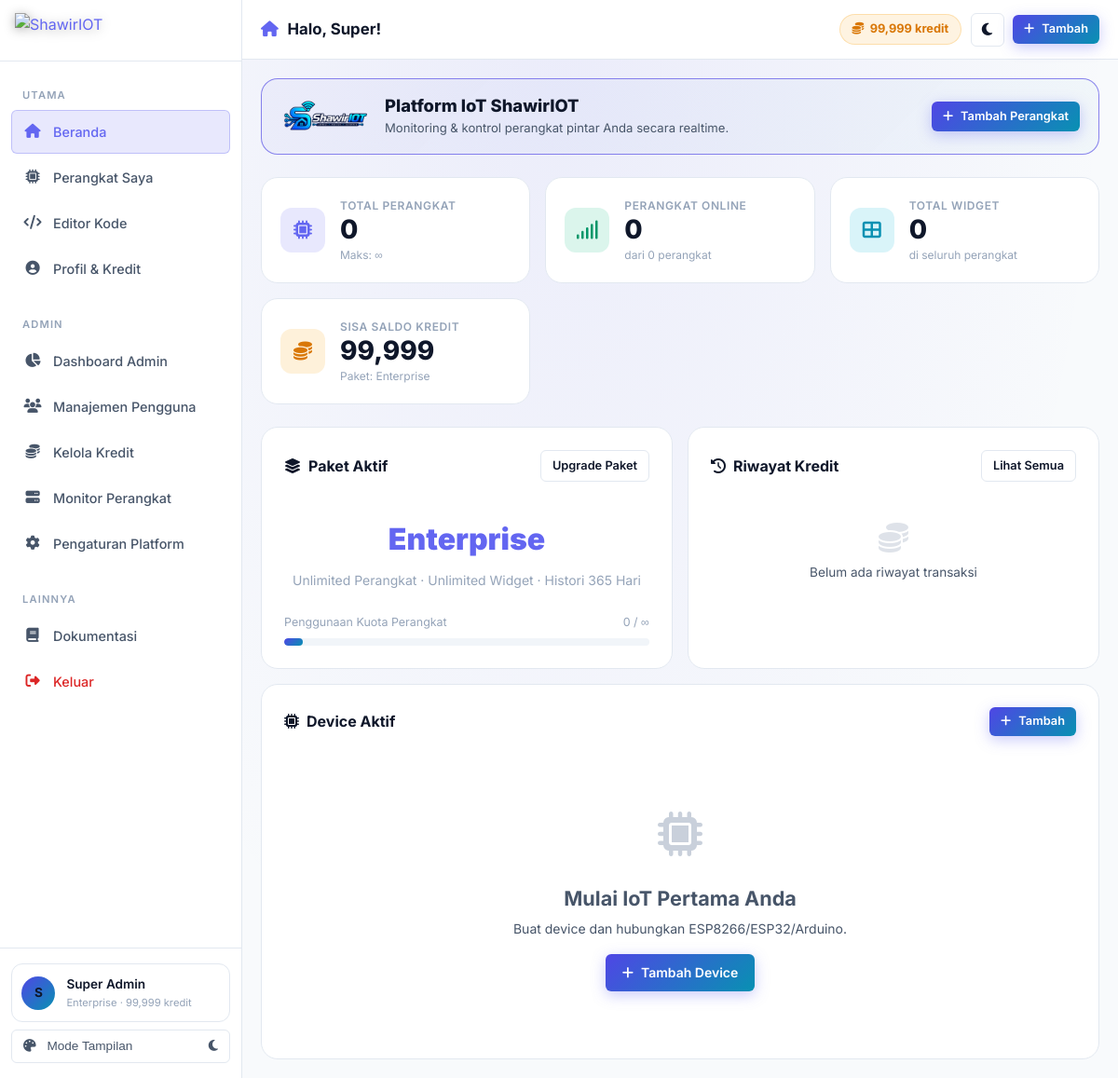
/dashboard.php (signed in), run on the app's committed database.
### tables this page shows
CREATE TABLE IF NOT EXISTS `users` (
  `id` INT UNSIGNED AUTO_INCREMENT PRIMARY KEY,
  `name` VARCHAR(100) NOT NULL,
  `email` VARCHAR(150) NOT NULL UNIQUE,
  `password` VARCHAR(255) NOT NULL,
  `avatar` VARCHAR(255) DEFAULT NULL,
  `role` ENUM('user','admin','superadmin') DEFAULT 'user',
  `plan_id` INT UNSIGNED DEFAULT 1,
  `credits` INT UNSIGNED DEFAULT 0,
  `is_active` TINYINT(1) DEFAULT 1,
  `email_verified_at` TIMESTAMP NULL DEFAULT NULL,
  `remember_token` VARCHAR(100) DEFAULT NULL,
  `last_login_at` TIMESTAMP NULL DEFAULT NULL,
  `last_login_ip` VARCHAR(45) DEFAULT NULL,
  `created_at` TIMESTAMP DEFAULT CURRENT_TIMESTAMP,
  `updated_at` TIMESTAMP DEFAULT CURRENT_TIMESTAMP ON UPDATE CURRENT_TIMESTAMP,
  FOREIGN KEY (`plan_id`) REFERENCES `plans`(`id`) ON UPDATE CASCADE
);

CREATE TABLE IF NOT EXISTS `plans` (
  `id` INT UNSIGNED AUTO_INCREMENT PRIMARY KEY,
  `name` VARCHAR(50) NOT NULL,
  `slug` VARCHAR(50) NOT NULL UNIQUE,
  `credits_required` INT UNSIGNED DEFAULT 0,
  `max_devices` INT UNSIGNED DEFAULT 1,
  `max_widgets_per_device` INT UNSIGNED DEFAULT 5,
  `history_days` INT UNSIGNED DEFAULT 1,
  `description` TEXT,
  `is_active` TINYINT(1) DEFAULT 1,
  `created_at` TIMESTAMP DEFAULT CURRENT_TIMESTAMP
);

### includes/db.php (called while the page is built, shortened)
<?php
class DB {
    private static ?PDO $instance = null;
    public static function getInstance(): PDO {
        if (self::$instance === null) {
            try {
                $dsn = "mysql:host=" . DB_HOST . ";port=" . DB_PORT . ";dbname=" . DB_NAME . ";charset=" . DB_CHARSET;
                self::$instance = new PDO($dsn, DB_USER, DB_PASS, [
                    PDO::ATTR_ERRMODE            => PDO::ERRMODE_EXCEPTION,
                    PDO::ATTR_DEFAULT_FETCH_MODE => PDO::FETCH_ASSOC,
                    PDO::ATTR_EMULATE_PREPARES   => false,
                    PDO::MYSQL_ATTR_INIT_COMMAND => "SET NAMES utf8mb4 COLLATE utf8mb4_unicode_ci"
                ]);
            } catch (PDOException $e) {
                http_response_code(500);
                error_log('Database connection failed: ' . $e->getMessage());
                die(json_encode([
                    'success' => false,
                    'message' => 'Koneksi database gagal. Periksa konfigurasi di includes/config.php.',
                    'error_detail' => $e->getMessage()
                ], JSON_UNESCAPED_UNICODE));
            }
        }
        return self::$instance;
    }
    public static function query(string $sql, array $params = []): PDOStatement {
        $stmt = self::getInstance()->prepare($sql);
        $stmt->execute($params);
        return $stmt;
    }
    public static function row(string $sql, array $params = []): ?array {
        $result = self::query($sql, $params)->fetch();
        return $result ?: null;
    }
    public static function value(string $sql, array $params = []): mixed {
        $result = self::query($sql, $params)->fetchColumn();
        return $result;
    }
    public static function count(string $table, string $where = '1=1', array $params = []): int {
        return (int) self::value("SELECT COUNT(*) FROM `{$table}` WHERE {$where}", $params);
    }
}

### includes/functions.php (called while the page is built, shortened)
<?php
require_once __DIR__ . '/db.php';
function sanitize(string $input): string {
    return htmlspecialchars(strip_tags(trim($input)), ENT_QUOTES, 'UTF-8');
}
function getUserPlan(int $userId): ?array {
    return DB::row("SELECT p.* FROM plans p JOIN users u ON u.plan_id = p.id WHERE u.id = ?", [$userId]);
}
function getSetting(string $key, string $default = ''): string {
    $val = DB::value("SELECT value FROM platform_settings WHERE `key` = ?", [$key]);
    return $val !== false ? $val : $default;
}

### includes/auth.php (called while the page is built, shortened)
<?php
require_once __DIR__ . '/functions.php';
function isLoggedIn(): bool {
    return !empty($_SESSION['user_id']);
}
function isAdmin(): bool {
    return isLoggedIn() && in_array($_SESSION['user_role'] ?? '', ['admin', 'superadmin']);
}
function currentUser(): ?array {
    static $user = null;
    if ($user === null) {
        $user = DB::row(
            "SELECT u.*, p.name as plan_name, p.max_devices, p.max_widgets_per_device, p.history_days
             FROM users u JOIN plans p ON u.plan_id = p.id WHERE u.id = ? AND u.is_active = 1",
            [$_SESSION['user_id']]
        );
    }
    return $user;
}

### dashboard.php (the view, shortened to what this page needs)
<?php
require_once __DIR__ . '/includes/auth.php';
$user  = currentUser();
$plan  = getUserPlan($user['id']);
$totalDevices = DB::count('devices', 'user_id = ? AND is_active = 1', [$user['id']]);
$onlineDevices = DB::count('devices', 'user_id = ? AND is_active = 1 AND is_online = 1', [$user['id']]);
$totalWidgets = (int) DB::value(
    "SELECT COUNT(*) FROM widgets w JOIN dashboards d ON w.dashboard_id = d.id WHERE d.user_id = ?",
    [$user['id']]
);
$devices = DB::rows(
    "SELECT * FROM devices WHERE user_id = ? AND is_active = 1 ORDER BY last_seen DESC LIMIT 6",
    [$user['id']]
);
$transactions = DB::rows(
    "SELECT * FROM credit_transactions WHERE user_id = ? ORDER BY created_at DESC LIMIT 5",
    [$user['id']]
);
?><!DOCTYPE html>
<html lang="id">
<head>
  <link rel="stylesheet" href="assets/css/style.css">
  <link rel="stylesheet" href="assets/css/dashboard.css">
  <link rel="stylesheet" href="https://cdnjs.cloudflare.com/ajax/libs/font-awesome/6.5.0/css/all.min.css">
</head>
<body>
<div class="app-layout">
  <?php include __DIR__ . '/includes/sidebar.php'; ?>
  <div class="main-content">
    <header class="topbar">
      <div class="topbar-left">
        <h1 class="topbar-title">
          <i class="fas fa-home" style="color:var(--primary-light);margin-right:0.35rem"></i>
          Halo, <?= sanitize(explode(' ', $user['name'])[0]) ?>!
        </h1>
      </div>
      <div class="topbar-actions">
        <div class="credit-badge"><i class="fas fa-coins"></i> <?= number_format($user['credits']) ?> kredit</div>
        <button type="button" class="theme-toggle-btn" onclick="toggleTheme()" title="Ubah Tema (Terang / Gelap)">
          <i class="fas fa-moon theme-toggle-icon"></i>
        </button>
        <a href="device.php" class="btn btn-primary btn-sm"><i class="fas fa-plus"></i> <span>Tambah</span></a>
      </div>
    </header>
    <main class="page-content">
      <div class="card mb-3" style="background:var(--grad-card);border-color:var(--border-focus);padding:1rem 1.25rem;display:flex;align-items:center;justify-content:space-between;flex-wrap:wrap;gap:0.75rem">
        <div style="display:flex;align-items:center;gap:1rem">
          <img src="assets/img/logo.png" alt="ShawirIOT" style="height:48px;max-width:180px;object-fit:contain">
          <div>
            <h2 style="font-size:1.15rem;font-weight:800;margin:0">Platform IoT ShawirIOT</h2>
            <p style="font-size:0.82rem;color:var(--text-secondary);margin:2px 0 0">Monitoring & kontrol perangkat pintar Anda secara realtime.</p>
          </div>
        </div>
        <a href="device.php" class="btn btn-primary btn-sm"><i class="fas fa-plus"></i> Tambah Perangkat</a>
      </div>
      <div class="stat-grid">
        <div class="stat-card">
          <div class="stat-icon purple"><i class="fas fa-microchip"></i></div>
          <div class="stat-info">
            <div class="label">Total Perangkat</div>
            <div class="value"><?= $totalDevices ?></div>
            <div class="sub">Maks: <?= $plan['max_devices'] === 9999 ? '∞' : $plan['max_devices'] ?></div>
          </div>
        </div>
        <div class="stat-card">
          <div class="stat-icon green"><i class="fas fa-signal"></i></div>
          <div class="stat-info">
            <div class="label">Perangkat Online</div>
            <div class="value"><?= $onlineDevices ?></div>
            <div class="sub">dari <?= $totalDevices ?> perangkat</div>
          </div>
        </div>
        <div class="stat-card">
          <div class="stat-icon cyan"><i class="fas fa-th-large"></i></div>
          <div class="stat-info">
            <div class="label">Total Widget</div>
            <div class="value"><?= $totalWidgets ?></div>
            <div class="sub">di seluruh perangkat</div>
          </div>
        </div>
        <div class="stat-card">
          <div class="stat-icon amber"><i class="fas fa-coins"></i></div>
          <div class="stat-info">
            <div class="label">Sisa Saldo Kredit</div>
            <div class="value"><?= number_format($user['credits']) ?></div>
            <div class="sub">Paket: <?= $plan['name'] ?></div>
          </div>
        </div>
      </div>
      <div class="grid-2col mb-2">
        <div class="card">
          <div class="card-header">
            <h3 class="card-title"><i class="fas fa-layer-group"></i> Paket Aktif</h3>
            <a href="profile.php" class="btn btn-secondary btn-sm">Upgrade Paket</a>
          </div>
          <div style="text-align:center;padding:1rem 0">
            <div style="font-size:2rem;font-weight:900;color:var(--primary-light)"><?= $plan['name'] ?></div>
            <div style="font-size:0.875rem;color:var(--text-muted);margin:0.5rem 0">
              <?= $plan['max_devices'] === 9999 ? 'Unlimited' : $plan['max_devices'] ?> Perangkat &middot;
              <?= $plan['max_widgets_per_device'] === 9999 ? 'Unlimited' : $plan['max_widgets_per_device'] ?> Widget &middot;
              Histori <?= $plan['history_days'] ?> Hari
            </div>
          </div>
          <?php $pct = $plan['max_devices'] === 9999 ? 5 : min(100, ($totalDevices / $plan['max_devices']) * 100); ?>
          <div style="font-size:0.78rem;color:var(--text-muted);margin-bottom:0.4rem;display:flex;justify-content:space-between">
            <span>Penggunaan Kuota Perangkat</span>
            <span><?= $totalDevices ?> / <?= $plan['max_devices'] === 9999 ? '∞' : $plan['max_devices'] ?></span>
          </div>
          <div style="height:8px;background:var(--bg-input);border-radius:99px;overflow:hidden">
            <div style="height:100%;width:<?= $pct ?>%;background:var(--grad-primary);border-radius:99px;transition:width 1s ease"></div>
          </div>
        </div>
        <div class="card">
          <div class="card-header">
            <h3 class="card-title"><i class="fas fa-history"></i> Riwayat Kredit</h3>
            <a href="profile.php#transactions" class="btn btn-secondary btn-sm">Lihat Semua</a>
          </div>
          <?php if (empty($transactions)): ?>
            <div style="text-align:center;padding:1.5rem;color:var(--text-muted)">
              <i class="fas fa-coins" style="font-size:2rem;opacity:0.3"></i>
              <p style="margin-top:0.5rem;font-size:0.85rem">Belum ada riwayat transaksi</p>
            </div>
          <?php endif; ?>
        </div>
      </div>
      <div class="card">
        <div class="card-header">
          <h3 class="card-title"><i class="fas fa-microchip"></i> Device Aktif</h3>
          <a href="device.php" class="btn btn-primary btn-sm"><i class="fas fa-plus"></i> Tambah</a>
        </div>
        <?php if (empty($devices)): ?>
          <div class="empty-state">
            <div class="empty-icon"><i class="fas fa-microchip"></i></div>
            <h3>Mulai IoT Pertama Anda</h3>
            <p>Buat device dan hubungkan ESP8266/ESP32/Arduino.</p>
            <a href="device.php" class="btn btn-primary mt-2"><i class="fas fa-plus"></i> Tambah Device</a>
          </div>
        <?php endif; ?>
      </div>
    </main>
  </div>
</div>
</body>
</html>

### includes/sidebar.php (shortened to what this page needs)
<?php
$currentPage = basename($_SERVER['PHP_SELF']);
$user_s = currentUser();
$baseUrl = defined('PLATFORM_URL') ? PLATFORM_URL : '';
function navItem(string $href, string $icon, string $label, string $current, string $page): string {
    $active = ($current === $page) ? ' active' : '';
    return "<a href=\"{$href}\" class=\"nav-item{$active}\">
      <span class=\"nav-icon\"><i class=\"fas fa-{$icon}\"></i></span>
      <span>{$label}</span>
    </a>";
}
?>
<aside class="sidebar" id="sidebar">
  <div class="sidebar-logo">
    <a href="<?= $baseUrl ?>/dashboard.php" class="logo-brand-link">
      <img src="<?= $baseUrl ?>/assets/img/logo.png" alt="<?= getSetting('platform_name', 'ShawirIOT') ?>" class="sidebar-logo-img">
    </a>
  </div>
  <nav class="sidebar-nav">
    <div class="nav-section-label">Utama</div>
    <?= navItem($baseUrl . '/dashboard.php', 'home', 'Beranda', $currentPage, 'dashboard.php') ?>
    <?= navItem($baseUrl . '/device.php', 'microchip', 'Perangkat Saya', $currentPage, 'device.php') ?>
    <?= navItem($baseUrl . '/code_editor.php', 'code', 'Editor Kode', $currentPage, 'code_editor.php') ?>
    <?= navItem($baseUrl . '/profile.php', 'user-circle', 'Profil & Kredit', $currentPage, 'profile.php') ?>
    <?php if (isAdmin()): ?>
    <div class="nav-section-label" style="margin-top:1rem">Admin</div>
    <?= navItem($baseUrl . '/admin/index.php', 'chart-pie', 'Dashboard Admin', $currentPage, 'index.php') ?>
    <?= navItem($baseUrl . '/admin/users.php', 'users', 'Manajemen Pengguna', $currentPage, 'users.php') ?>
    <?= navItem($baseUrl . '/admin/credits.php', 'coins', 'Kelola Kredit', $currentPage, 'credits.php') ?>
    <?= navItem($baseUrl . '/admin/devices.php', 'server', 'Monitor Perangkat', $currentPage, 'devices.php') ?>
    <?= navItem($baseUrl . '/admin/settings.php', 'cog', 'Pengaturan Platform', $currentPage, 'settings.php') ?>
    <?php endif; ?>
    <div class="nav-section-label" style="margin-top:1rem">Lainnya</div>
    <a href="#" class="nav-item" onclick="event.preventDefault();window.open('https://github.com/Shawir1312/IOT-SHAWIR','_blank')">
      <span class="nav-icon"><i class="fas fa-book"></i></span>
      <span>Dokumentasi</span>
    </a>
    <a href="<?= $baseUrl ?>/logout.php" class="nav-item" style="color:var(--danger)">
      <span class="nav-icon"><i class="fas fa-sign-out-alt"></i></span>
      <span>Keluar</span>
    </a>
  </nav>
  <div class="sidebar-footer">
    <div class="user-card">
      <div class="user-avatar">
        <?php if (!empty($user_s['avatar'])): ?>
          <img src="<?= sanitize($user_s['avatar']) ?>" alt="">
        <?php else: ?>
          <?= strtoupper(substr($user_s['name'] ?? 'U', 0, 1)) ?>
        <?php endif; ?>
      </div>
      <div class="user-info">
        <div class="name"><?= sanitize($user_s['name'] ?? 'User') ?></div>
        <div class="role"><?= $user_s['plan_name'] ?? 'Free' ?> · <?= number_format($user_s['credits'] ?? 0) ?> kredit</div>
      </div>
    </div>
    <button type="button" class="sidebar-theme-item w-100" onclick="toggleTheme()" title="Ubah Tema">
      <span><i class="fas fa-palette" style="margin-right:0.5rem"></i> Mode Tampilan</span>
      <i class="fas fa-moon theme-toggle-icon"></i>
    </button>
  </div>
</aside>

### data on the page
users: name "S", name "Super Admin", plan.name "Enterprise", credits "99,999", name "Super"
plans: name "Enterprise", history_days "365"

### other printed values
$label "Beranda Perangkat Saya Editor Kode Profil & Kredit Dashboard Admin Manajemen Pengguna Kelola Kredit Monitor Perangkat Pengaturan Platform"
$totalDevices "0"
$onlineDevices "0"
$totalWidgets "0"
